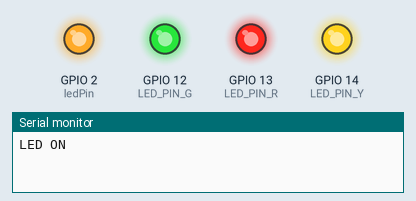
Simulated run of this sketch. Board: ESP32. Parts: output pins drawn as LEDs (lit = HIGH), the last lines printed to the serial monitor.

Above: at 0.2 s.
At 1.7 s:
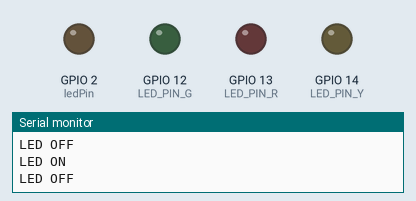
Timing chart, 0 to 3.0 s (numbered marks = the images above):
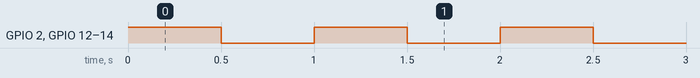

The sketch:

sketch_mar19a.ino
```cpp
// 定义LED引脚，ESP32通常板载LED连接在GPIO 2
const int ledPin = 2;
#define LED_PIN_R 13
#define LED_PIN_G 12
#define LED_PIN_Y 14

void setup() {
  // 初始化串口通信，设置波特率为115200
  Serial.begin(115200);
  // 将LED引脚设置为输出模式
  pinMode(ledPin, OUTPUT);
  pinMode(LED_PIN_R, OUTPUT);
  pinMode(LED_PIN_G, OUTPUT);
  pinMode(LED_PIN_Y, OUTPUT);
}

void loop() {
  digitalWrite(ledPin, HIGH);  // 点亮LED
  digitalWrite(LED_PIN_R, HIGH);
  digitalWrite(LED_PIN_G, HIGH);
  digitalWrite(LED_PIN_Y, HIGH);
  Serial.println("LED ON");    // 串口输出提示
  delay(500);                 // 保持0.5秒（500毫秒）

  digitalWrite(ledPin, LOW);   // 熄灭LED
  digitalWrite(LED_PIN_R, LOW);
  digitalWrite(LED_PIN_G, LOW);
  digitalWrite(LED_PIN_Y, LOW);
  Serial.println("LED OFF");   // 串口输出提示
  delay(500);                 // 保持0.5秒
}
```

Measured:
- by itself, GPIO 2 (ledPin), GPIO 12 (LED_PIN_G), GPIO 13 (LED_PIN_R), GPIO 14 (LED_PIN_Y): alternates HIGH for 0.50 s and LOW for 0.50 s
